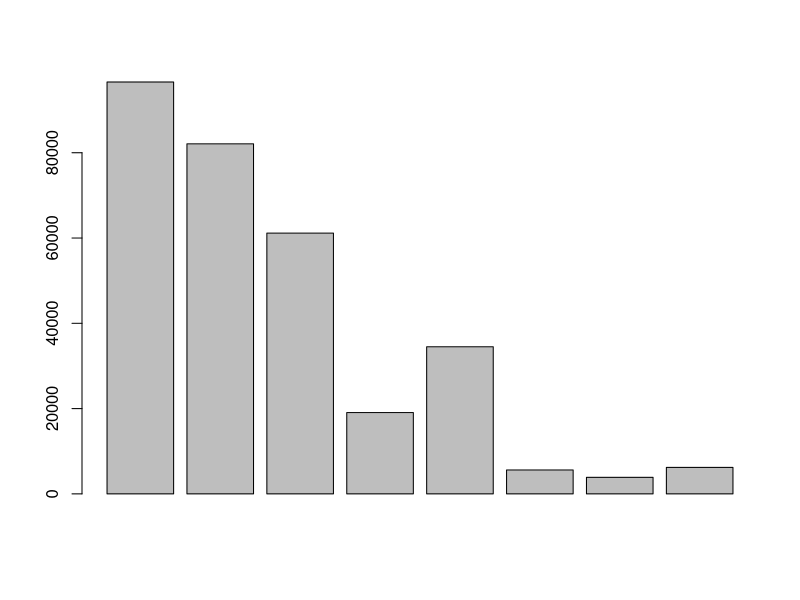
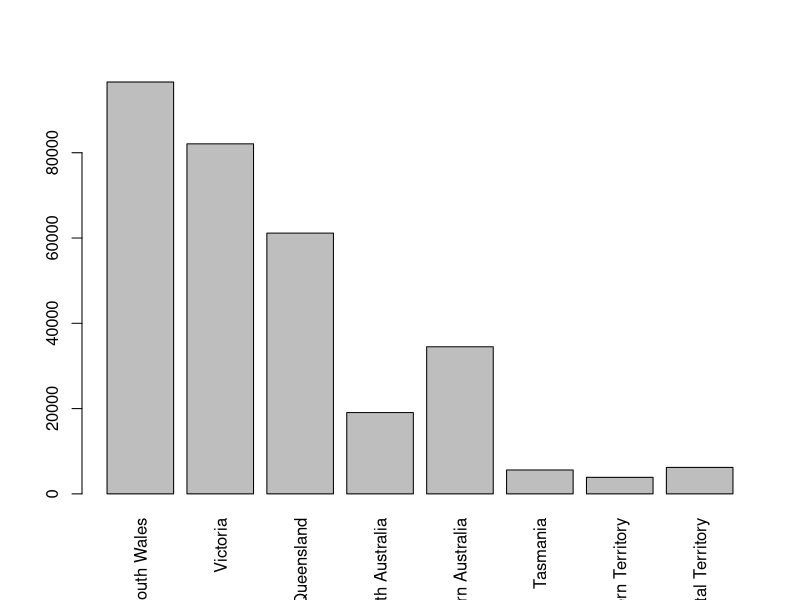

Recreate these plots in R, in order.
## ---- chunk 1
data <- read.csv('Birth Data.csv')
## ---- chunk 2
head(data)
tail(data)
summary(data)
names(data)
ncol(data)
nrow(data)
## ---- chunk 3
class(data)
## ---- chunk 4
class(data$X2017)
## ---- chunk 5
data$X2017

as.numeric(data$X2017)
## ---- chunk 6
as.numeric("31234")

as.numeric("31,234")
## ---- chunk 7
as.numeric(gsub(",", "", data$X2017))
## ---- chunk 8
data$X2017 = as.numeric(gsub(",", "", data$X2017))
data$X2017
## ---- chunk 9
barplot(data$X2017)
## ---- chunk 10
barplot(data$X2017, names=data$Region, las=3)
